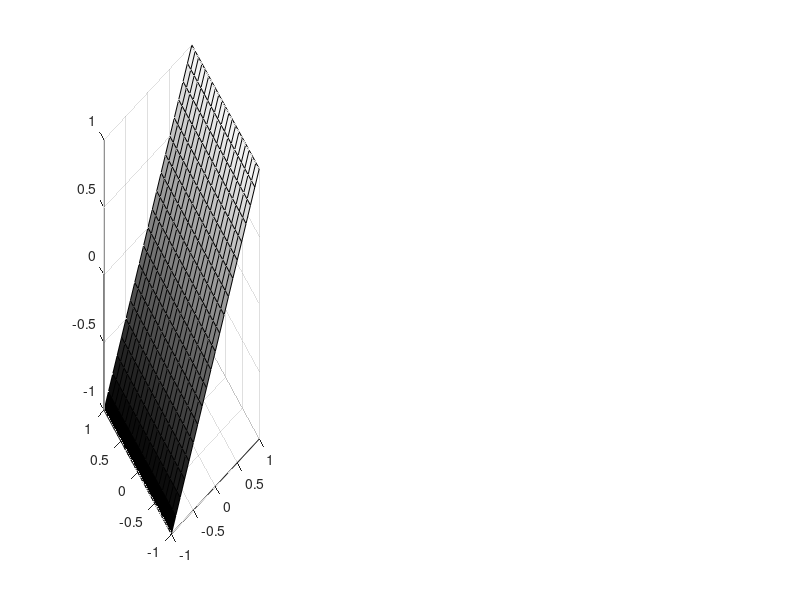

Write MATLAB code to recreate this figure. (Note: this script raises an error after producing the figure.)
clf;
colormap(gray);
[x,y] = meshgrid(-1:.1:1);
z = x;
ax = [1 0 1; 0 1 0];
ax = bsxfun(@rdivide,ax,sqrt(sum(ax.^2,2)));

subplot(1,3,1);
xlim([-1 1]);
ylim([-1 1]);
zlim([-1 1]);
surf(x,y,z);
bumpax = bsxfun(@plus,ax,[0 0 .05]);
arrow([0 0 0],bumpax(1,:),25,'Width',5,'FaceColor',[1 0 0],'EdgeColor',[1 0 0]);
arrow([0 0 0],bumpax(2,:),25,'Width',5,'FaceColor',[0 1 0],'EdgeColor',[0 1 0]);
axis image;

subplot(1,3,2);
xlim([-1 1]);
ylim([-1 1]);
zlim([-1 1]);
rot = eye(3,2)*orth(rand(2))*[1 0 1; 0 1 0];
ax = ax*rot;
surf(x,y,z);
bumpax = bsxfun(@plus,ax,[0 0 .05]);
arrow([0 0 0],bumpax(1,:),25,'Width',5,'FaceColor',[1 0 0],'EdgeColor',[1 0 0]);
arrow([0 0 0],bumpax(2,:),25,'Width',5,'FaceColor',[0 1 0],'EdgeColor',[0 1 0]);
axis image;

subplot(1,3,3);
xlim([-1 1]);
ylim([-1 1]);
zlim([-1 1]);
rot = eye(3,2)*orth(rand(2))*[1 0 1; 0 1 0];
ax = ax*rot;
surf(x,y,z);
bumpax = bsxfun(@plus,ax,[0 0 .05]);
arrow([0 0 0],bumpax(1,:),25,'Width',5,'FaceColor',[1 0 0],'EdgeColor',[1 0 0]);
arrow([0 0 0],bumpax(2,:),25,'Width',5,'FaceColor',[0 1 0],'EdgeColor',[0 1 0]);
axis image;